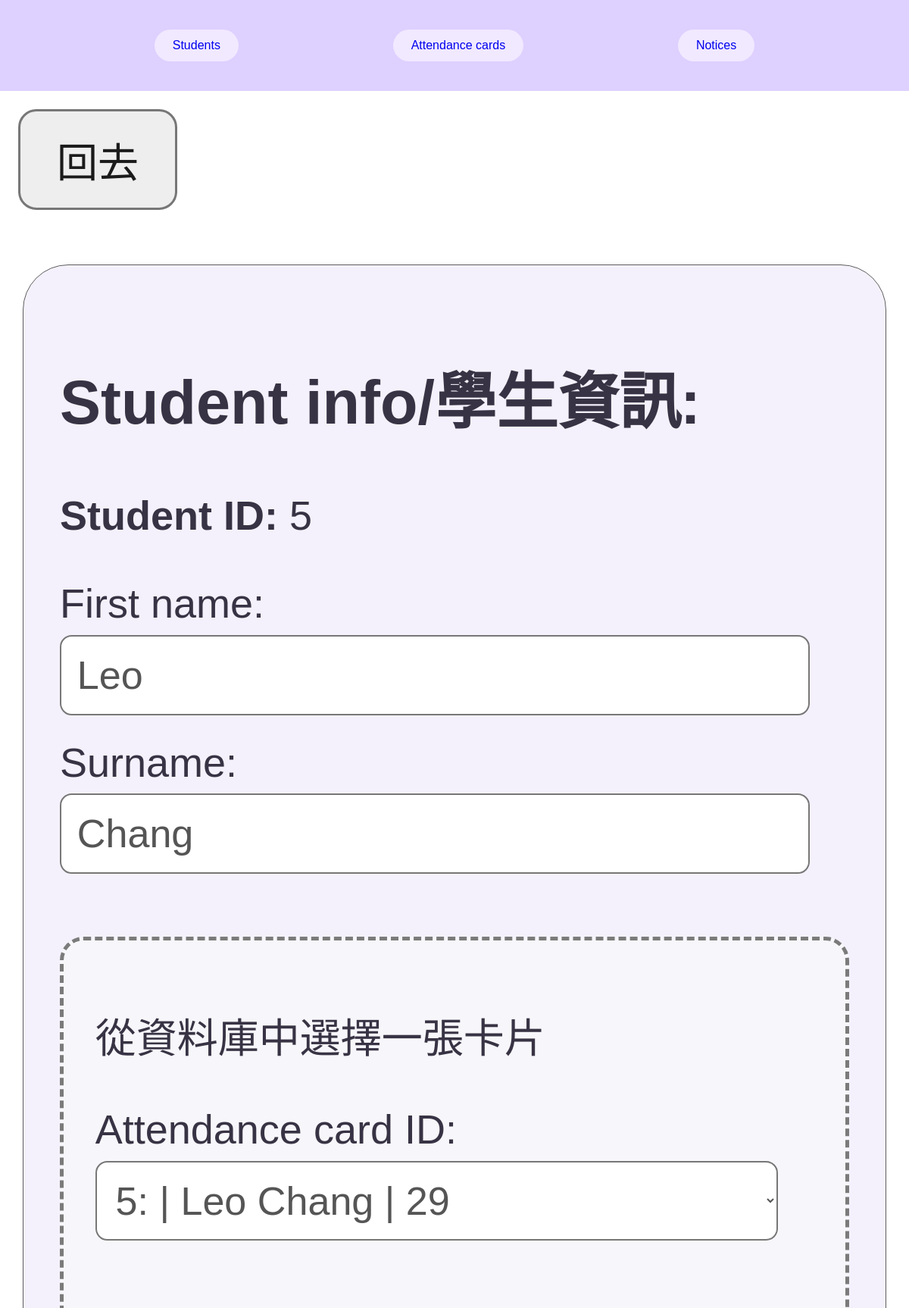
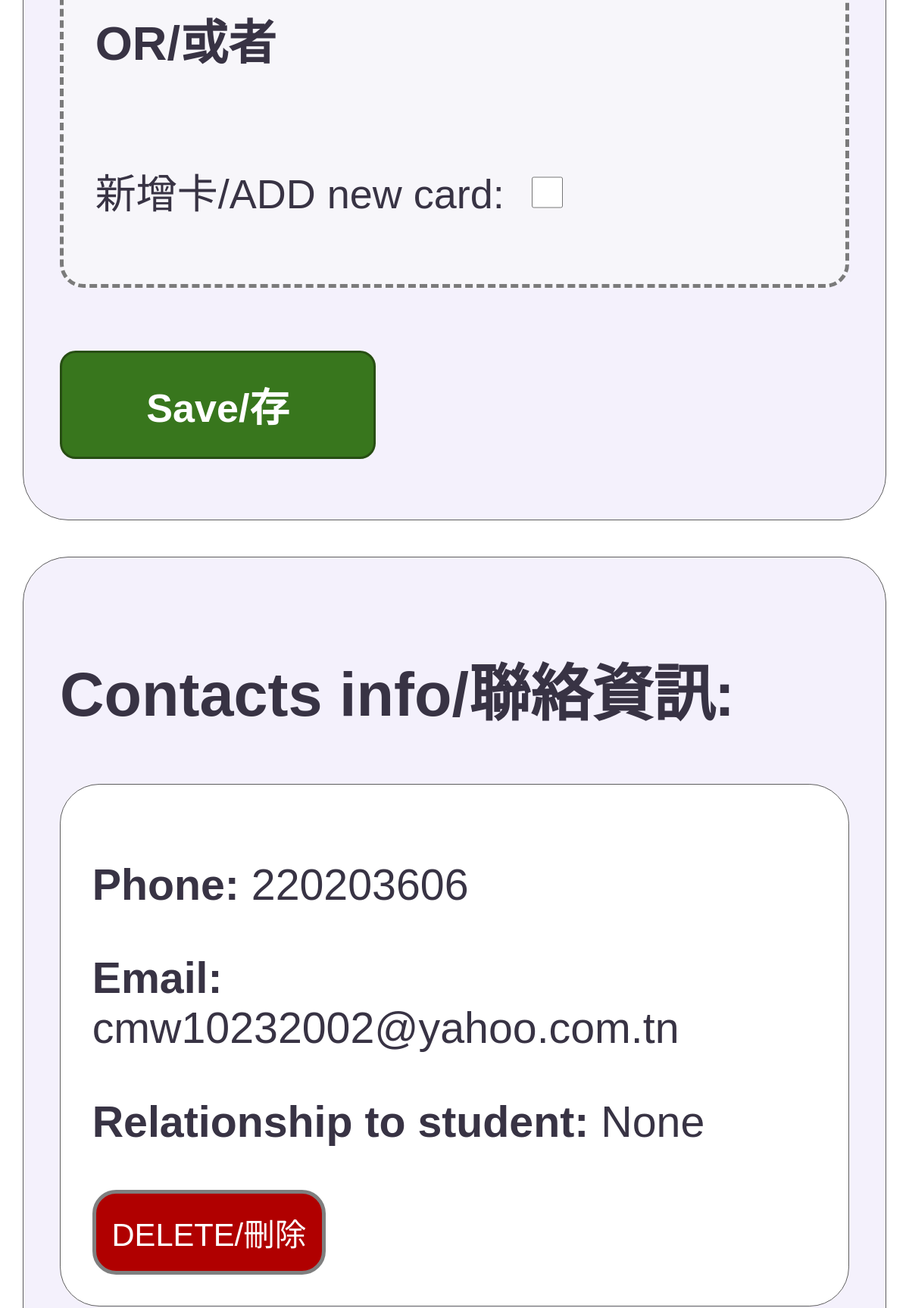
Screenshot of /edit?student_id=5&og_page=/students? (upper part) with the database file from the repository (2 pictures, top to bottom).
### tables this page shows
CREATE TABLE STUDENTS (student_id INTEGER PRIMARY KEY, first_name TEXT, surname TEXT, card_id INTEGER REFERENCES ATTENDANCE_CARDS (card_id));

CREATE TABLE CONTACTS (contact_id INTEGER PRIMARY KEY, phone TEXT, email TEXT);

### app.py (the view)
@app.route("/edit", methods = ['GET'] )
def edit_page():
    student_id = request.args.get("student_id")
    db = get_db()
    at_d = {}
    og_page = request.args.get("og_page")
    student = db.execute("SELECT * FROM STUDENTS WHERE student_id = ?", (student_id,)).fetchone()
    contacts = db.execute("SELECT CONTACTS.contact_id, CONTACTS.phone, CONTACTS.email, STUDENTS_CONTACTS.relationship_to_student FROM " \
    "STUDENTS_CONTACTS JOIN CONTACTS ON STUDENTS_CONTACTS.contact_id = CONTACTS.contact_id WHERE STUDENTS_CONTACTS.student_id = ?", (student_id,)).fetchall()
    classes = get_all_classes()
    student_classes = db.execute("SELECT class_id FROM STUDENTS_CLASSES WHERE student_id = ?", (student_id,)).fetchall()
    all_contacts = db.execute("SELECT * FROM CONTACTS").fetchall()
    cards = db.execute("SELECT ATTENDANCE_CARDS.card_id, COUNT(ATTENDANCE_RECORDS.attendance_id) AS attendance_count " \
    "FROM ATTENDANCE_CARDS LEFT JOIN ATTENDANCE_RECORDS ON ATTENDANCE_CARDS.card_id = ATTENDANCE_RECORDS.card_id GROUP BY" \
    " ATTENDANCE_CARDS.card_id").fetchall()
    for c in cards:
        at_d[c["card_id"]] = {"Students": [], "Count": c["attendance_count"]}
    card_students = get_all_students()
    for s in card_students:
        if s["card_id"] in at_d:
            at_d[s["card_id"]]["Students"].append((s["first_name"], s["surname"]))
    return render_template("editpage.html", student_id=student_id, student_classes=[row["class_id"] for row in student_classes], student=student, classes=classes, contacts=contacts, at_d=at_d, all_contacts=all_contacts, og_page=og_page)

### app.py (called while the page is built)
def get_db():
    if "db" not in g:
        g.db = sqlite3.connect(DATABASE)
        g.db.row_factory = sqlite3.Row
    return g.db

def get_all_students():
    db = get_db()
    return db.execute("SELECT * FROM STUDENTS").fetchall()

def get_all_classes():
    db =get_db()
    return  db.execute("SELECT * FROM CLASSES").fetchall()

### templates/editpage.html (shortened to what this page needs)
{% extends "layout.html" %}
{% block content %}
<link rel="stylesheet" href="{{ url_for('static', filename='editpage.css') }}">
    <a class="back-button" href="{{ og_page }}">回去</a>
    <section>
          <h2>Student info/學生資訊:</h2>
          <form method="POST" action="{{ url_for('update_student', student_id=student_id) }}">
              <p><strong>Student ID: </strong>{{student_id}}</p>
              First name:
              <input type="text"
                    name="first_name"
                    value="{{student["first_name"]}}">
              Surname:
              <input type="text"
                    name="surname"
                    value="{{student["surname"]}}">
              <div class="card-section">
                  <p>從資料庫中選擇一張卡片</p>
                  <label for="attendance_card_id">Attendance card ID:</label>
                      <select name="attendance_card_id">
                        {% for cards in at_d %}
                          <option value="{{cards}}" {% if cards == student["card_id"] %}selected{% endif %}>
                              {{cards}}:
                          </option>
                        {% endfor %}
                      </select>
                  <h3> OR/或者 </h3>
                  <label class="new-card"> 新增卡/ADD new card:</label>
                    <input type="checkbox" name="new_card">
              </div>
                  <button class="save-button" type="submit">
                      Save/存
                  </button>
          </form>
    </section>
        <section>
            <h2>Contacts info/聯絡資訊:</h2>
                {% for c in contacts %}
                  <div class="student-contacts">
                      <form method="POST" action="{{ url_for('update_student', student_id=student_id) }}">
                          <p><strong>Phone:</strong> {{c["phone"]}} </p>
                          <p><strong>Email:</strong> {{c["email"]}} </p>
                          <p><strong>Relationship to student:</strong> {{c["relationship_to_student"]}} </p>
                          <button class="delete-button" type="submit">
                            DELETE/刪除
                          </button>
                      </form>
                  </div>
                {% endfor %}
        </section>
{% endblock %}

### static/layout.css (style rules this page uses)
html, body, main { margin: 0; padding: 0; width: 100%; font-family: sans-serif; }
body { padding-top: 10cqw; }

### static/editpage.css (style rules this page uses)
.back-button { display: inline-block; background-color: #eeeeee; color: #1b1b1b; padding: 2cqw 4cqw; margin: 2cqw; border: 0.3cqw solid #777777; border-radius: 2cqw; font-size: 4.5cqw; text-decoration: none; }
section { container-type: inline-size; width: 95%; box-sizing: border-box; background-color: #f4f1fc; border: 0.15cqw solid #5e5e5e; border-radius: 5cqw; padding: 4cqw; margin: 4cqw auto; font-size: 4.5cqw; color: #383344; }
form input[type="text"], form select { width: 95%; box-sizing: border-box; padding: 2cqw; margin: 1cqw 0 3cqw 0; border: 0.2cqw solid #777777; border-radius: 1.5cqw; background-color: white; color: #555555; font-size: 5cqw; }
form input[type="checkbox"] { width: 4cqw; height: 4cqw; margin: 2cqw; }
.card-section, .contact-section { background-color: #f7f6fa; padding: 3cqw 4cqw; margin: 5cqw 0; border: 0.5cqw dashed rgb(123, 123, 123); border-radius: 3cqw; }
.save-button { width: 40%; background-color: #38761d; color: white; padding: 3cqw; margin: 3cqw 0; border: 0.3cqw solid #274e13; border-radius: 2cqw; font-size: 5cqw; font-weight: bold; }
.delete-button { padding: 2cqw; font-size: 4cqw; color: white; background-color: #b00000; border: 0.5cqw solid #7f7f7f; border-radius: 3cqw; }
.new-card { display: inline-block; padding: 5cqw 0; }
.student-contacts { background-color: white; border: 0.15cqw solid #5e5e5e; border-radius: 5cqw; padding: 4cqw; margin: 4cqw auto; font-size: 5.5cqw; color: #383344; }

### rows the page displays
STUDENTS: first_name "Leo", surname "Chang", attendance_card_id "5: | Leo Chang | 29"
CONTACTS: phone "220203606", email "cmw10232002@yahoo.com.tn", relationship_to_student "None"

### other values shown
{{ student_id }} "5"
